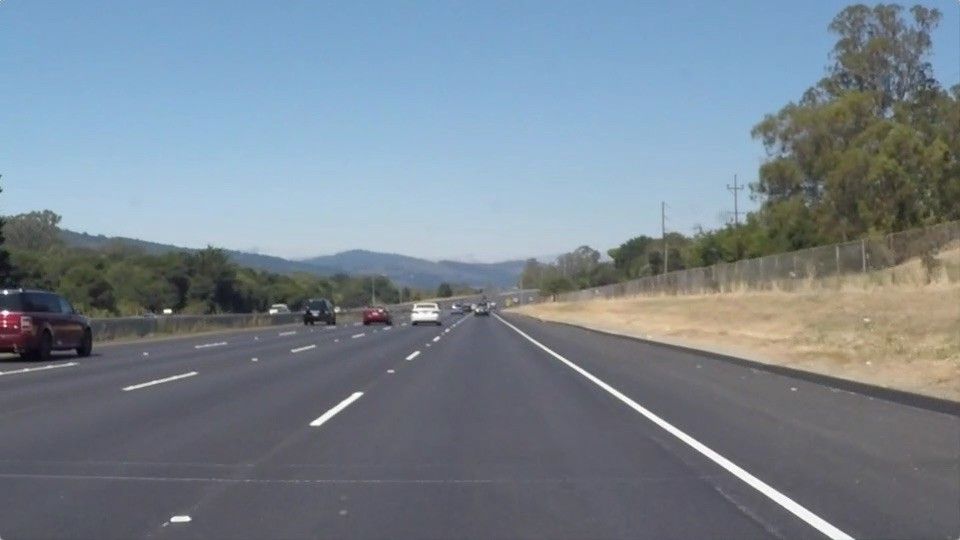
#> input picture ImageProcessingDigitSegment/Image/AMAS/test.jpeg, 960 x 540 px, given in place of the camera
$ python detectshapecolor.py   (older library calls are emulated)
#> lines starting #> are read from the running program, lines starting #| are printed output that depends on the picture; after the words box and inside, x2 and y2 are one past the last pixel; in counts of white or black regions, pixels touching at a corner belong together
import numpy as np
import cv2
import imutils
# [81 lines left out: functions detectpoint, appendfunc, detec_point, not called in this run]

def filter_colors(image,datacolorthresh):
	lower_thresh = np.array([datacolorthresh[0],datacolorthresh[1],datacolorthresh[2]])
	upper_thresh = np.array([datacolorthresh[3],datacolorthresh[4],datacolorthresh[5]])
	color_mask = cv2.inRange(image, lower_thresh, upper_thresh)
	color_image = cv2.bitwise_and(image, image, mask=color_mask)
	return color_image

def detect(c):
    shape = "unidentified"
    peri = cv2.arcLength(c, True)
    approx = cv2.approxPolyDP(c, 0.01*peri, True)
    point_x=[]
    point_y=[]

    if len(approx) == 2:
        shape = "line"
    elif len(approx) == 3:
        shape = "triangle"
        for i in range(0,len(approx)):
            point_x.append(approx[i][0][0])
            point_y.append(approx[i][0][1])
    elif len(approx) == 4:
        (x, y, w, h) = cv2.boundingRect(approx)
        ar = w / float(h)
        for i in range(0,len(approx)):
            point_x.append(approx[i][0][0])
            point_y.append(approx[i][0][1])
        shape = "square" if ar >= 0.95 and ar <= 1.05 else "rectangle"
    elif len(approx) == 5:
        shape = "pentagon"
        for i in range(0,len(approx)):
            point_x.append(approx[i][0][0])
            point_y.append(approx[i][0][1])
    elif len(approx) == 6:
        shape = "polygon"
        for i in range(0,len(approx)):
            point_x.append(approx[i][0][0])
            point_y.append(approx[i][0][1])
    elif len(approx) == 7:
        shape = "polygon"+str(len(approx))
        for i in range(0,len(approx)):
            point_x.append(approx[i][0][0])
            point_y.append(approx[i][0][1])
    elif len(approx) == 8:
        shape = "polygon"+str(len(approx))
        for i in range(0,len(approx)):
            point_x.append(approx[i][0][0])
            point_y.append(approx[i][0][1])
    elif len(approx) == 9:
        shape = "polygon"+str(len(approx))
        for i in range(0,len(approx)):
            point_x.append(approx[i][0][0])
            point_y.append(approx[i][0][1])
    elif len(approx) == 10:
        shape = "polygon"+str(len(approx))
        for i in range(0,len(approx)):
            point_x.append(approx[i][0][0])
            point_y.append(approx[i][0][1])
    elif len(approx) == 11:
        shape = "polygon"+str(len(approx))
        for i in range(0,len(approx)):
            point_x.append(approx[i][0][0])
            point_y.append(approx[i][0][1])
    elif len(approx) == 12:
        shape = "polygon"+str(len(approx))
        for i in range(0,len(approx)):
            point_x.append(approx[i][0][0])
            point_y.append(approx[i][0][1])
    elif len(approx) == 13:
        shape = "circle"
        for i in range(0,len(approx)):
            point_x.append(approx[i][0][0])
            point_y.append(approx[i][0][1])
    elif len(approx) == 14:
        shape = "circle"
        for i in range(0,len(approx)):
            point_x.append(approx[i][0][0])
            point_y.append(approx[i][0][1])
    elif len(approx) == 15:
        shape = "circle"
        for i in range(0,len(approx)):
            point_x.append(approx[i][0][0])
            point_y.append(approx[i][0][1])
    elif len(approx) == 16:
        shape = "circle"
        for i in range(0,len(approx)):
            point_x.append(approx[i][0][0])
            point_y.append(approx[i][0][1])
    else:
        shape = "circle"
    return shape,point_x,point_y
def appendfunc(valuex,valuey,x,y):
    for i in range(0,len(x)):
        valuex.append(x[i])
        valuey.append(y[i])
    return valuex,valuey
def detec_color(image,color):
    i = 0
    ratio = image.shape[0] / float(image.shape[0])
    gray = cv2.cvtColor(image, cv2.COLOR_BGR2GRAY)
    blured = cv2.GaussianBlur(gray, (5, 5), 0)
    thresh = cv2.threshold(blured,0,255, cv2.THRESH_BINARY)[1]
    cnts = cv2.findContours(thresh.copy(), cv2.RETR_TREE, cv2.CHAIN_APPROX_SIMPLE)
    # print (cnts)
    cnts = cnts[0] if imutils.is_cv2() else cnts[1]
    for c in cnts:
        # if c >50:
        area = cv2.contourArea(c)
        # print (area)
        # print ("")
        # if area > 5000:
        M = cv2.moments(c)
        rect = cv2.minAreaRect(c)
        if M["m00"] != 0:
            cX = int((M["m10"] / M["m00"]) * ratio)
            cY = int((M["m01"] / M["m00"]) * ratio)
        else:
            cX, cY = 0,0
        shape,point_x,point_y= detect(c)
        appendfunc(x_point,y_point,point_x,point_y)
        c = c.astype("float")
        c *= ratio
        c = c.astype("int")
        cv2.drawContours(image, [c], -1, (0, 255, 0), 2)
        cv2.putText(image, shape+ color, (cX, cY), cv2.FONT_HERSHEY_SIMPLEX,
            0.5, (255, 255, 255), 2)
        i += 1
    return image
x_point = []
y_point=[]
datacolor_red=[150,154,153,255,255,255]
datacolor_blue=[231,112,0,255,184,255]
datacolor_green=[118,188,36,215,255,162]

datacolor_shape=[0,3,0,255,232,255]
kernel = np.ones((5,5),np.uint8)

cap = cv2.VideoCapture(1)

cap.set(640,480)
while(cap.isOpened()):
    ret, frame = cap.read()
#> frame is the input picture: shape (540, 960, 3); mean B, G, R 143.7, 132.5, 120.3
# [7 lines of commented-out code are left out]
    cv2.imshow("Fina2l",frame)
    # cv2.imshow("Fi22na2l",huhu)
    # cv2.imshow("thresh",img_red)
    k = cv2.waitKey(30)
#> (key Esc is pressed here)
    if  k == ord('s'):
        pass
    if  k ==27 :
        crop = frame[150:450,120:430]
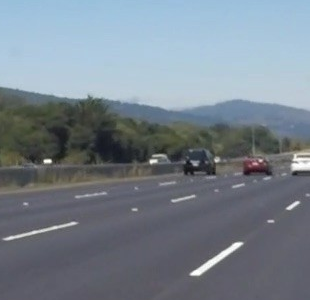
#> crop: shape (300, 310, 3); mean B, G, R 140.3, 130, 119.5
        cv2.imwrite("img2.jpg",frame)
        break
cap.release()
cv2.destroyAllWindows()
x_point = []
y_point=[]

# [16 lines of commented-out code are left out]


img = cv2.imread("test2.jpg")
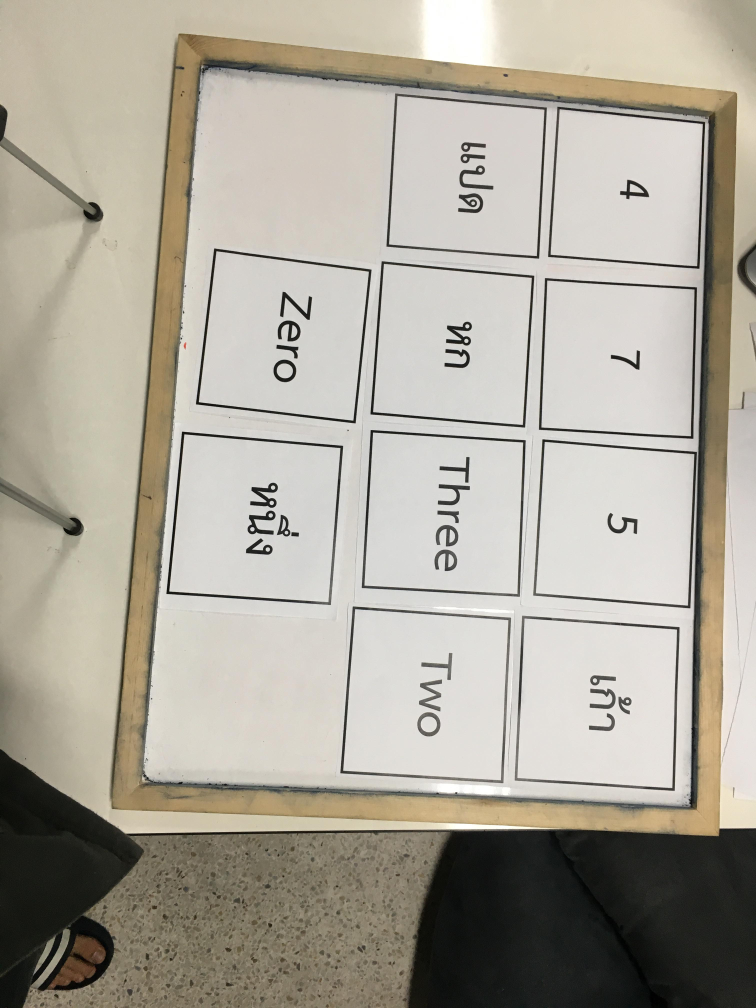
#> input picture XY-PlotterProject/ImageProcessing/FinalProject/test2.jpg, 3024 x 4032 px (shown at 1/4 size)
#> img is the input picture: shape (4032, 3024, 3); mean B, G, R 155.4, 167.2, 172.4
ratio = img.shape[0] / 500.0
#> ratio = 8.06
orig = img.copy()
img = imutils.resize(img, height = 500)
#> img: shape (500, 375, 3)
img = cv2.blur(img, (7,7))
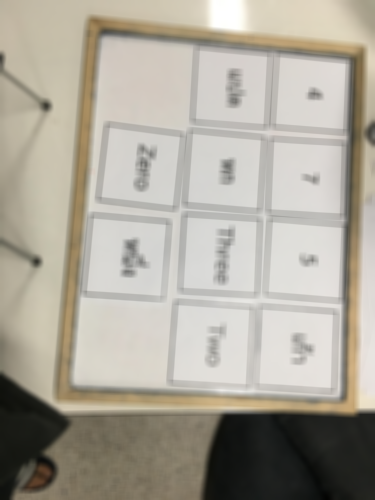
#> img: shape (500, 375, 3); mean B, G, R 155.4, 167.2, 172.4
dilate = cv2.morphologyEx(img, cv2.MORPH_DILATE, kernel)

img_red =filter_colors(img,datacolor_red)
#> in filter_colors, `color_mask = cv2.inRange(image, lower_thresh, upper_thresh)`:
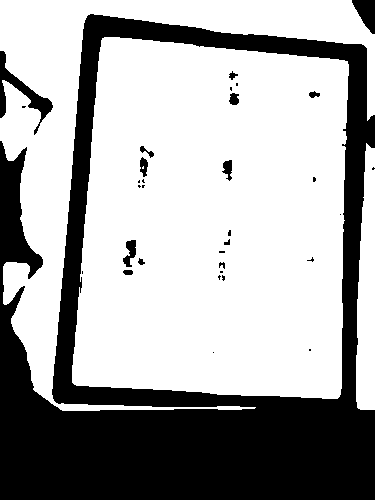
#> color_mask: shape (500, 375); 65.9% white; 33 black regions (19 under 20 px), largest, box (x1, y1, x2, y2) and area: (0, 14, 375, 500) 61450, (0, 51, 53, 135) 1014, (352, 0, 375, 34) 487
# cv2.imwrite("gofill.png",img_red)
img_red_shape = detec_color(img_red,"_red")
#> in detec_color, `blured = cv2.GaussianBlur(gray, (5, 5), 0)`:
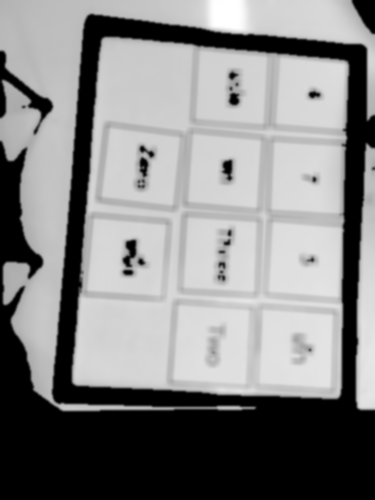
#> blured: shape (500, 375); min 0, max 255, mean 133.2
#> in detec_color, `thresh = cv2.threshold(blured,0,255, cv2.THRESH_BINARY)[1]`:
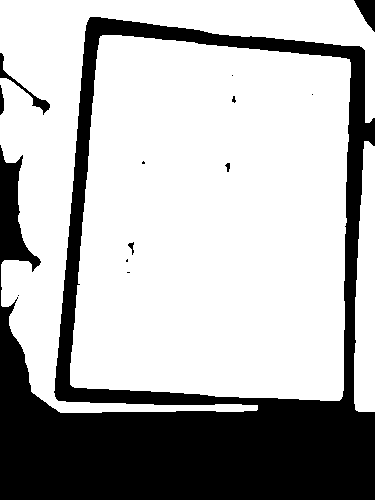
#> thresh: shape (500, 375); 70.4% white; 13 black regions (7 under 20 px)
#> in detec_color, `cnts = cv2.findContours(thresh.copy(), cv2.RETR_TREE, cv2.CHAIN_APPROX..`: cnts = 13 contours, 7 with area under 20; largest, box (x1, y1, x2, y2) and area: (70, 35, 351, 401) 91326, (0, 0, 375, 413) 34313, (354, 141, 375, 412) 4417, (127, 241, 135, 256) 50, (224, 162, 231, 173) 38, (231, 95, 237, 104) 26
#> the loop in detec_color, `for c in cnts:` made 13 passes
#> (area, rect, cX, cY, shape, peri in detect, approx in detect, x in detect) on pass 2: (91326, ((216.4, 218.5), (354.4, 274.2), -86.42), 213, 222, 'rectangle', 1248.1, [[100, 36], [70, 384], [339, 400], [349, 59]], 70)
#> (area, rect, cX, cY, shape, peri in detect) on passes 1, 6, 11: (4417, ((364, 276), (270, 20), -90), 365, 291, 'pentagon', 570.3), (38.5, ((227, 167), (10, 6), -90), 227, 166, 'polygon11', 26.73), (34313, ((187, 206), (412, 374), -90), 105, 136, 'polygon12', 2366.9)
#> after the loop in detec_color, `for c in cnts:`:
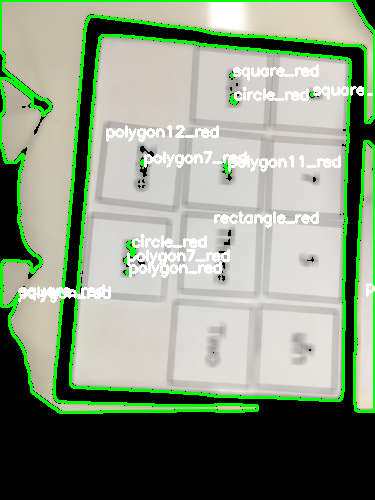
#> image: shape (500, 375, 3); mean B, G, R 128.5, 150.9, 136.7
#> after the loop in detec_color, `for c in cnts:`: i = 13

img_green =filter_colors(dilate,datacolor_green)
#> in filter_colors (call 2), `color_mask = cv2.inRange(image, lower_thresh, upper_thresh)`: color_mask: shape (500, 375); every value is 0
#> in filter_colors (call 2), `color_image = cv2.bitwise_and(image, image, mask=color_mask)`: color_image: shape (500, 375, 3); every value is 0
img_green_shape = detec_color(img_green,"_green")
#> in detec_color (call 2), `cnts = cv2.findContours(thresh.copy(), cv2.RETR_TREE, cv2.CHAIN_APPROX..`: cnts = 0 contours

img_blue =filter_colors(dilate,datacolor_blue)
img_blue_shape = detec_color(img_blue,"_blue")

img_green =filter_colors(dilate,datacolor_green)
img_green_shape = detec_color(img_green,"_green")
# cv2.bitwise_and()

allshape =  img_green_shape +img_blue_shape + img_red_shape

cv2.imshow("image",allshape)
# cv2.imshow("image",img_green_shape)
cv2.waitKey(0)


print (x_point)
#> (printed output is left out)
print (y_point)
